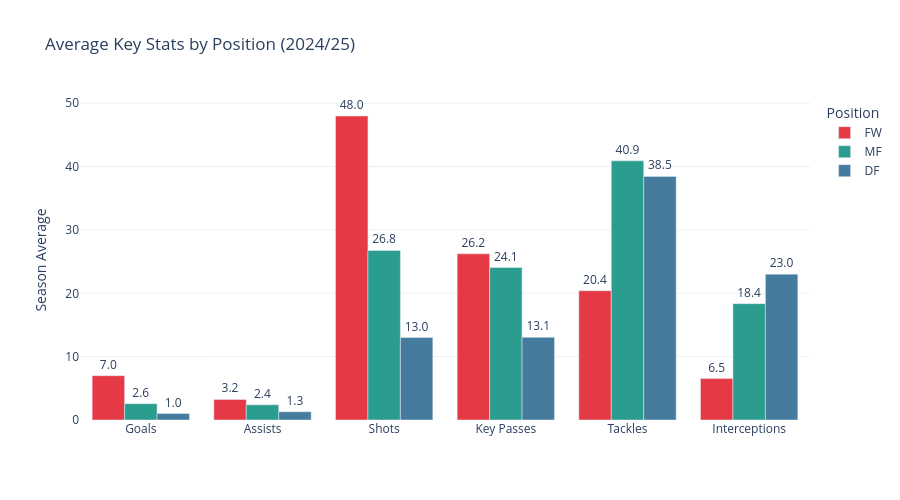

This figure's notebook cell:
### Code cell
# 5.1 Average Key Stats by Position
avg_by_pos = pos_df.groupby('primary_position').agg(
    avg_goals=('goals', 'mean'), avg_assists=('assists', 'mean'),
    avg_shots=('shots', 'mean'), avg_key_passes=('key_passes', 'mean'),
    avg_tackles=('tackles', 'mean'), avg_interceptions=('interceptions', 'mean'),
).reset_index().round(2)

avg_melted = avg_by_pos.melt(id_vars='primary_position', var_name='metric', value_name='average')
metric_labels = {
    'avg_goals': 'Goals', 'avg_assists': 'Assists', 'avg_shots': 'Shots',
    'avg_key_passes': 'Key Passes', 'avg_tackles': 'Tackles', 'avg_interceptions': 'Interceptions',
}
avg_melted['metric'] = avg_melted['metric'].map(metric_labels)

fig = px.bar(avg_melted, x='metric', y='average', color='primary_position', barmode='group',
             color_discrete_map=POSITION_COLORS,
             title='Average Key Stats by Position (2024/25)',
             labels={'average': 'Season Average', 'metric': '', 'primary_position': 'Position'},
             category_orders={'primary_position': POSITION_ORDER}, text='average')
fig.update_traces(textposition='outside', texttemplate='%{text:.1f}')
fig.update_layout(height=500, plot_bgcolor='white',
                  yaxis=dict(showgrid=True, gridcolor='#f0f0f0'), legend_title='Position')
fig.show()

### Figure 1 — Plotly figure (JSON) as saved in the notebook; plotly's stock layout.template omitted (floating-point values rounded to 4 significant figures)
{"data": [{"alignmentgroup": "True", "hovertemplate": "Position=FW<br>=%{x}<br>Season Average=%{text}<extra></extra>", "legendgroup": "FW", "marker": {"color": "#e63946", "pattern": {"shape": ""}}, "name": "FW", "offsetgroup": "FW", "orientation": "v", "showlegend": true, "text": [7.0, 3.24, 47.99, 26.23, 20.41, 6.54], "textposition": "outside", "texttemplate": "%{text:.1f}", "type": "bar", "x": ["Goals", "Assists", "Shots", "Key Passes", "Tackles", "Interceptions"], "xaxis": "x", "y": [7.0, 3.24, 47.99, 26.23, 20.41, 6.54], "yaxis": "y"}, {"alignmentgroup": "True", "hovertemplate": "Position=MF<br>=%{x}<br>Season Average=%{text}<extra></extra>", "legendgroup": "MF", "marker": {"color": "#2a9d8f", "pattern": {"shape": ""}}, "name": "MF", "offsetgroup": "MF", "orientation": "v", "showlegend": true, "text": [2.58, 2.39, 26.76, 24.07, 40.91, 18.37], "textposition": "outside", "texttemplate": "%{text:.1f}", "type": "bar", "x": ["Goals", "Assists", "Shots", "Key Passes", "Tackles", "Interceptions"], "xaxis": "x", "y": [2.58, 2.39, 26.76, 24.07, 40.91, 18.37], "yaxis": "y"}, {"alignmentgroup": "True", "hovertemplate": "Position=DF<br>=%{x}<br>Season Average=%{text}<extra></extra>", "legendgroup": "DF", "marker": {"color": "#457b9d", "pattern": {"shape": ""}}, "name": "DF", "offsetgroup": "DF", "orientation": "v", "showlegend": true, "text": [1.02, 1.3, 13.01, 13.05, 38.45, 23.02], "textposition": "outside", "texttemplate": "%{text:.1f}", "type": "bar", "x": ["Goals", "Assists", "Shots", "Key Passes", "Tackles", "Interceptions"], "xaxis": "x", "y": [1.02, 1.3, 13.01, 13.05, 38.45, 23.02], "yaxis": "y"}], "layout": {"barmode": "group", "height": 500, "legend": {"title": {"text": "Position"}, "tracegroupgap": 0}, "plot_bgcolor": "white", "title": {"text": "Average Key Stats by Position (2024/25)"}, "xaxis": {"anchor": "y", "domain": [0, 1], "title": {"text": ""}}, "yaxis": {"anchor": "x", "domain": [0, 1], "gridcolor": "#f0f0f0", "showgrid": true, "title": {"text": "Season Average"}}}}
